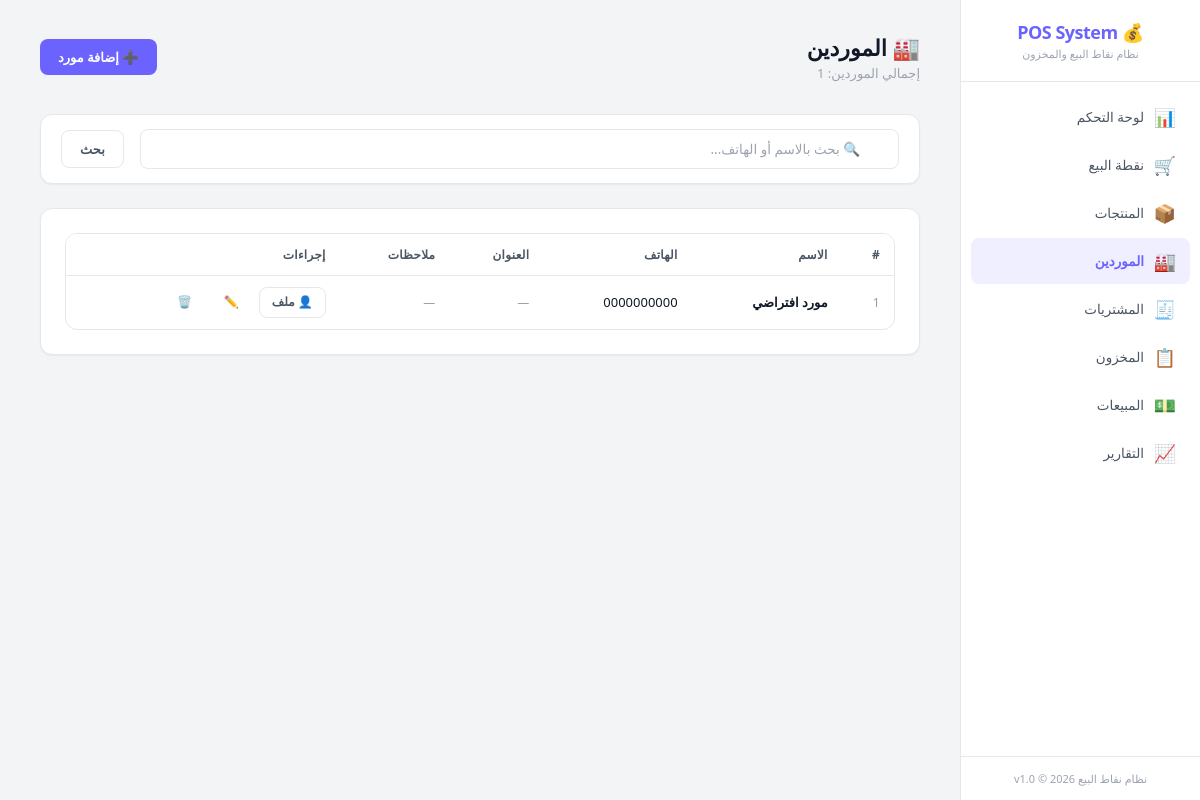
Before: /?page=suppliers with the older database file.
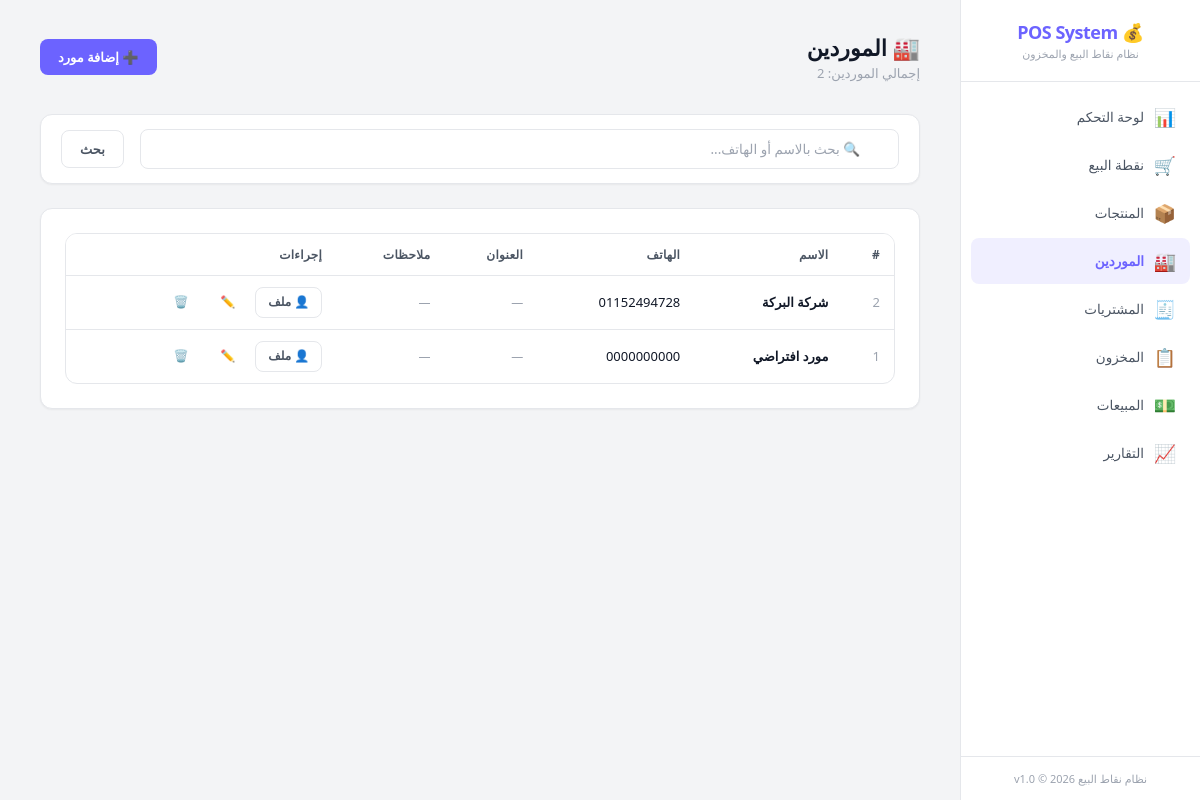
After: the same page with the newer database file.
### tables this page shows
CREATE TABLE suppliers (
    id INTEGER PRIMARY KEY AUTOINCREMENT,
    name TEXT NOT NULL,
    phone TEXT DEFAULT NULL,
    address TEXT DEFAULT NULL,
    notes TEXT DEFAULT NULL,
    is_active INTEGER NOT NULL DEFAULT 1,
    created_at TEXT NOT NULL DEFAULT (datetime('now', 'localtime')),
    updated_at TEXT NOT NULL DEFAULT (datetime('now', 'localtime'))
);

### www/app/controllers/SupplierController.php (called while the page is built, shortened)
<?php
class SupplierController {
    private $supplierService;
    public function __construct() {
        $this->supplierService = new SupplierService();
    }
    public function index() {
        $search = $_GET['search'] ?? '';
        $suppliers = $this->supplierService->getAll($search);
        include APP_PATH . '/views/layout/header.php';
        include APP_PATH . '/views/suppliers/index.php';
        include APP_PATH . '/views/layout/footer.php';
    }
}

### www/app/config/database.php (called while the page is built, shortened)
<?php
class Database {
    private static $instance = null;
    private $pdo;
    private function __construct() {
        $this->dbPath = __DIR__ . '/../../data/pos_system.db';
        try {
            $this->pdo = new PDO('sqlite:' . $this->dbPath);
            $this->pdo->setAttribute(PDO::ATTR_ERRMODE, PDO::ERRMODE_EXCEPTION);
            $this->pdo->setAttribute(PDO::ATTR_DEFAULT_FETCH_MODE, PDO::FETCH_ASSOC);
            $this->pdo->exec('PRAGMA journal_mode = WAL');
            $this->pdo->exec('PRAGMA foreign_keys = ON');
            $this->pdo->exec('PRAGMA busy_timeout = 5000');
            $this->pdo->exec('PRAGMA synchronous = NORMAL');
            $this->pdo->exec('PRAGMA cache_size = -8000');
            $this->pdo->exec('PRAGMA temp_store = MEMORY');
        } catch (PDOException $e) {
            die('Database connection failed: ' . $e->getMessage());
        }
    }
    public static function getInstance() {
        if (self::$instance === null) {
            self::$instance = new self();
        }
        return self::$instance;
    }
    public function getConnection() {
        return $this->pdo;
    }
    public function migrate() {
        $migrationsDir = __DIR__ . '/../database/migrations/';
        $migrationFiles = glob($migrationsDir . '*.sql');
        sort($migrationFiles);
        foreach ($migrationFiles as $file) {
            $sql = file_get_contents($file);
            try {
                $this->pdo->exec($sql);
            } catch (PDOException $e) {
                if (strpos($e->getMessage(), 'already exists') === false &&
                    strpos($e->getMessage(), 'UNIQUE constraint') === false) {
                    error_log('Migration error in ' . basename($file) . ': ' . $e->getMessage());
                }
            }
        }
    }
}

### www/app/services/SupplierService.php (called while the page is built, shortened)
<?php
class SupplierService {
    private $supplierRepo;
    public function __construct() {
        $this->supplierRepo = new SupplierRepository();
    }
    public function getAll($search = '') {
        return $this->supplierRepo->getAll($search);
    }
}

### www/app/repositories/SupplierRepository.php (called while the page is built, shortened)
<?php
class SupplierRepository {
    private $db;
    public function __construct() {
        $this->db = Database::getInstance()->getConnection();
    }
    public function getAll($search = '') {
        $sql = "SELECT * FROM suppliers WHERE is_active = 1";
        $params = [];
        $sql .= " ORDER BY name ASC";
        $stmt = $this->db->prepare($sql);
        $stmt->execute($params);
        return $stmt->fetchAll();
    }
}

### www/app/views/suppliers/index.php (the view, shortened to what the changed rows need)
<div class="page-header">
    <div>
        <h1>🏭 الموردين</h1>
        <p class="subtitle">إجمالي الموردين: <?= count($suppliers) ?></p>
    </div>
    <a href="?page=suppliers&action=create" class="btn btn-primary">➕ إضافة مورد</a>
</div>
<div class="card" style="padding:14px 20px;">
    <form class="d-flex align-center gap-2" method="GET">
        <div class="search-box" style="flex:1;">
            <input type="text" name="search" class="form-control" placeholder="🔍 بحث بالاسم أو الهاتف..." value="<?= htmlspecialchars($_GET['search'] ?? '') ?>">
        </div>
        <button type="submit" class="btn btn-outline">بحث</button>
    </form>
</div>
<div class="card">
    <?php if (!empty($suppliers)): ?>
    <div class="table-wrapper">
        <table>
            <thead>
                <tr>
                    <th>#</th>
                    <th>الاسم</th>
                    <th>الهاتف</th>
                    <th>العنوان</th>
                    <th>ملاحظات</th>
                    <th>إجراءات</th>
                </tr>
            </thead>
            <tbody>
                <?php foreach ($suppliers as $s): ?>
                <tr>
                    <td class="text-muted"><?= $s['id'] ?></td>
                    <td class="fw-bold"><?= htmlspecialchars($s['name']) ?></td>
                    <td><?= $s['phone'] ?: '—' ?></td>
                    <td class="text-muted fs-sm"><?= $s['address'] ? htmlspecialchars($s['address']) : '—' ?></td>
                    <td class="text-muted fs-sm"><?= $s['notes'] ? htmlspecialchars($s['notes']) : '—' ?></td>
                    <td>
                        <div class="btn-group">
                            <a href="?page=suppliers&action=profile&id=<?= $s['id'] ?>" class="btn btn-sm btn-outline">👤 ملف</a>
                            <a href="?page=suppliers&action=edit&id=<?= $s['id'] ?>" class="btn btn-sm btn-ghost">✏️</a>
                            <button class="btn btn-sm btn-ghost text-danger" onclick="deleteItem('?page=suppliers&action=delete&id=<?= $s['id'] ?>', 'حذف <?= htmlspecialchars($s['name']) ?>؟')">🗑️</button>
                        </div>
                    </td>
                </tr>
                <?php endforeach; ?>
            </tbody>
        </table>
    </div>
    <?php endif; ?>
</div>

Changed rows visible on the page:
added suppliers: id "2", name "شركة البركة", phone "01152494728"
Other visible differences:
count($suppliers): "1" → "2"
